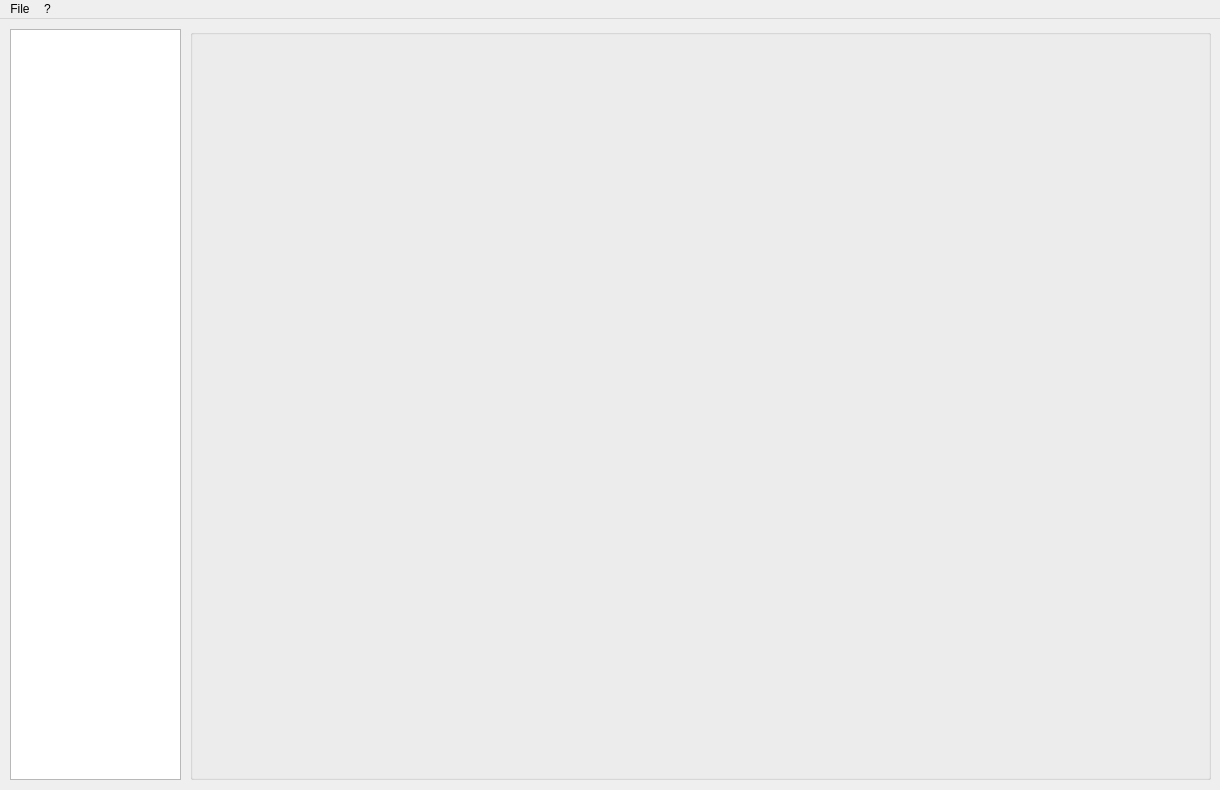
<?xml version="1.0" encoding="UTF-8"?>
<ui version="4.0">
 <class>MainWindow</class>
 <widget class="QMainWindow" name="MainWindow">
  <property name="geometry">
   <rect>
    <x>0</x>
    <y>0</y>
    <width>1220</width>
    <height>790</height>
   </rect>
  </property>
  <property name="minimumSize">
   <size>
    <width>1220</width>
    <height>790</height>
   </size>
  </property>
  <property name="maximumSize">
   <size>
    <width>1220</width>
    <height>790</height>
   </size>
  </property>
  <property name="windowTitle">
   <string>MainWindow</string>
  </property>
  <widget class="QWidget" name="centralWidget">
   <widget class="QGroupBox" name="groupBox">
    <property name="geometry">
     <rect>
      <x>190</x>
      <y>10</y>
      <width>1021</width>
      <height>751</height>
     </rect>
    </property>
    <property name="title">
     <string/>
    </property>
   </widget>
   <widget class="QTreeView" name="treeView">
    <property name="geometry">
     <rect>
      <x>10</x>
      <y>10</y>
      <width>171</width>
      <height>751</height>
     </rect>
    </property>
   </widget>
  </widget>
  <widget class="QMenuBar" name="menuBar">
   <property name="geometry">
    <rect>
     <x>0</x>
     <y>0</y>
     <width>1220</width>
     <height>21</height>
    </rect>
   </property>
   <widget class="QMenu" name="menuFile">
    <property name="title">
     <string>File</string>
    </property>
    <addaction name="actionOpen"/>
    <addaction name="actionSave_as"/>
    <addaction name="separator"/>
    <addaction name="actionExport"/>
    <addaction name="actionImport"/>
    <addaction name="separator"/>
    <addaction name="actionClose_selected"/>
   </widget>
   <widget class="QMenu" name="menu">
    <property name="title">
     <string>?</string>
    </property>
   </widget>
   <addaction name="menuFile"/>
   <addaction name="menu"/>
  </widget>
  <action name="actionOpen">
   <property name="text">
    <string>Open</string>
   </property>
   <property name="shortcut">
    <string>Ctrl+O</string>
   </property>
  </action>
  <action name="actionSave_as">
   <property name="text">
    <string>Save as...</string>
   </property>
   <property name="shortcut">
    <string>Ctrl+S</string>
   </property>
  </action>
  <action name="actionClose_selected">
   <property name="text">
    <string>Close selected</string>
   </property>
  </action>
  <action name="actionExport">
   <property name="text">
    <string>Export</string>
   </property>
   <property name="shortcut">
    <string>Ctrl+E</string>
   </property>
  </action>
  <action name="actionImport">
   <property name="text">
    <string>Import</string>
   </property>
   <property name="shortcut">
    <string>Ctrl+I</string>
   </property>
  </action>
 </widget>
 <layoutdefault spacing="6" margin="11"/>
 <resources/>
 <connections/>
</ui>
